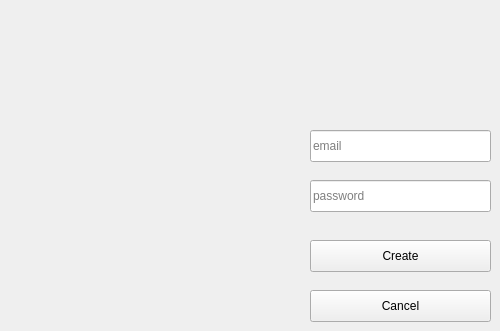
    <widget class="QWidget" name="createAdminPage">
     <widget class="QLineEdit" name="createAdmin_emailLineEdit">
      <property name="geometry">
       <rect>
        <x>310</x>
        <y>130</y>
        <width>181</width>
        <height>32</height>
       </rect>
      </property>
      <property name="text">
       <string/>
      </property>
      <property name="placeholderText">
       <string>email</string>
      </property>
     </widget>
     <widget class="QLineEdit" name="createAdmin_passwordLineEdit">
      <property name="geometry">
       <rect>
        <x>310</x>
        <y>180</y>
        <width>181</width>
        <height>32</height>
       </rect>
      </property>
      <property name="text">
       <string/>
      </property>
      <property name="echoMode">
       <enum>QLineEdit::Password</enum>
      </property>
      <property name="placeholderText">
       <string>password</string>
      </property>
     </widget>
     <widget class="QPushButton" name="createAdmin_createButton">
      <property name="geometry">
       <rect>
        <x>310</x>
        <y>240</y>
        <width>181</width>
        <height>32</height>
       </rect>
      </property>
      <property name="text">
       <string>Create</string>
      </property>
     </widget>
     <widget class="QPushButton" name="createAdmin_cancelButton">
      <property name="geometry">
       <rect>
        <x>310</x>
        <y>290</y>
        <width>181</width>
        <height>32</height>
       </rect>
      </property>
      <property name="text">
       <string>Cancel</string>
      </property>
     </widget>
    </widget>
